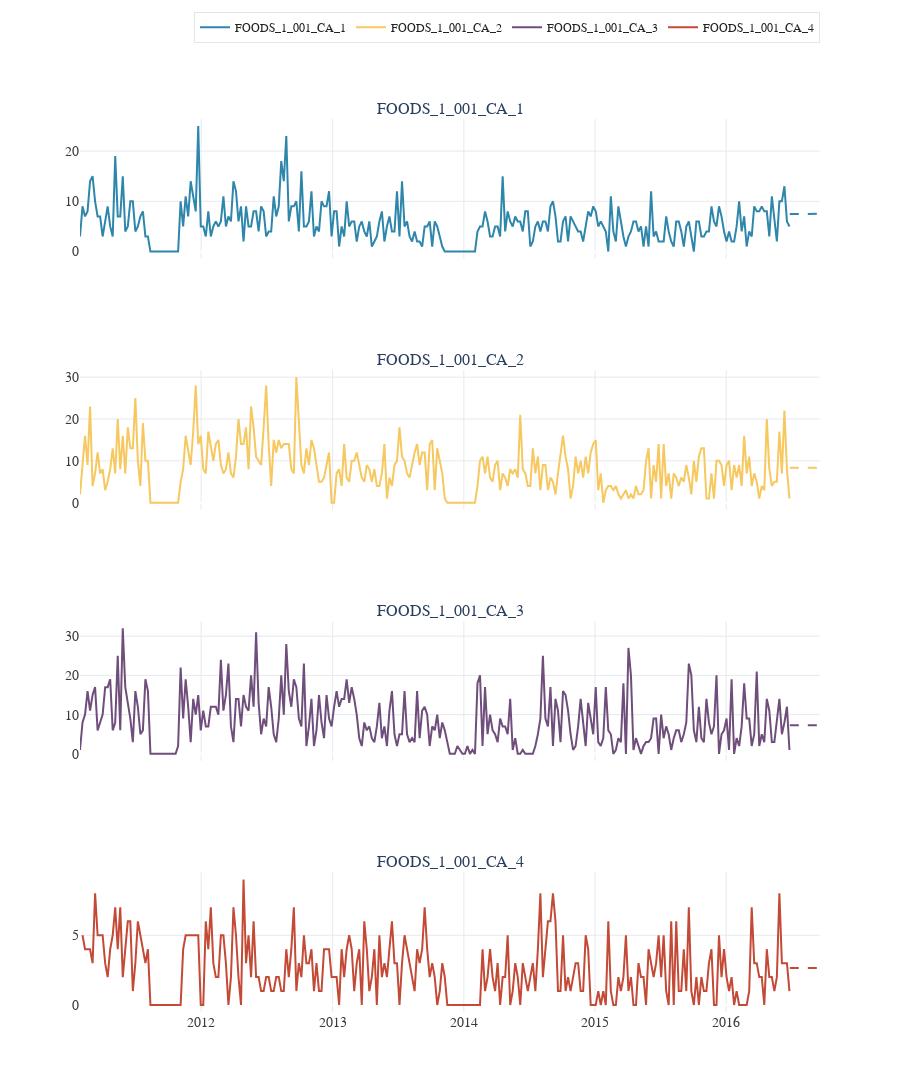

Write notebook code for a chart like this one.
### Code cell
tsf.plot_timeseries(
    df = df,
    id_col='unique_id',
    date_col='ds',
    value_col='y',
    group_col='unique_id',
    freq="W-SAT",
    max_ids=4,
    mode='facet',
    forecast=forecast,
    forecast_value_col="AutoETS",
    wrap=2,

)

### Figure 1 — Plotly figure (JSON) as saved in the notebook; plotly's stock layout.template omitted (floating-point values rounded to 4 significant figures; data arrays with more than 128 entries replaced by an {"elided": "..."} marker saying what was removed)
{"data": [{"line": {"color": "#2E86AB", "width": 2}, "mode": "lines", "name": "FOODS_1_001_CA_1", "type": "scatter", "x": {"elided": "283 str values"}, "xaxis": "x", "y": {"elided": "283 float values"}, "yaxis": "y"}, {"line": {"color": "#2E86AB", "dash": "dash", "width": 2}, "mode": "lines", "showlegend": false, "type": "scatter", "x": ["2016-06-26T00:00:00.000000000", "2016-07-03T00:00:00.000000000", "2016-07-10T00:00:00.000000000", "2016-07-17T00:00:00.000000000", "2016-07-24T00:00:00.000000000", "2016-07-31T00:00:00.000000000", "2016-08-07T00:00:00.000000000", "2016-08-14T00:00:00.000000000", "2016-08-21T00:00:00.000000000", "2016-08-28T00:00:00.000000000", "2016-09-04T00:00:00.000000000", "2016-09-11T00:00:00.000000000", "2016-09-18T00:00:00.000000000"], "xaxis": "x", "y": [7.496, 7.497, 7.497, 7.498, 7.499, 7.499, 7.5, 7.501, 7.501, 7.502, 7.503, 7.503, 7.504], "yaxis": "y"}, {"line": {"color": "#F6C85F", "width": 2}, "mode": "lines", "name": "FOODS_1_001_CA_2", "type": "scatter", "x": {"elided": "283 str values"}, "xaxis": "x2", "y": {"elided": "283 float values"}, "yaxis": "y2"}, {"line": {"color": "#F6C85F", "dash": "dash", "width": 2}, "mode": "lines", "showlegend": false, "type": "scatter", "x": ["2016-06-26T00:00:00.000000000", "2016-07-03T00:00:00.000000000", "2016-07-10T00:00:00.000000000", "2016-07-17T00:00:00.000000000", "2016-07-24T00:00:00.000000000", "2016-07-31T00:00:00.000000000", "2016-08-07T00:00:00.000000000", "2016-08-14T00:00:00.000000000", "2016-08-21T00:00:00.000000000", "2016-08-28T00:00:00.000000000", "2016-09-04T00:00:00.000000000", "2016-09-11T00:00:00.000000000", "2016-09-18T00:00:00.000000000"], "xaxis": "x2", "y": [8.332, 8.332, 8.333, 8.333, 8.334, 8.334, 8.335, 8.335, 8.336, 8.336, 8.337, 8.337, 8.338], "yaxis": "y2"}, {"line": {"color": "#6F4E7C", "width": 2}, "mode": "lines", "name": "FOODS_1_001_CA_3", "type": "scatter", "x": {"elided": "283 str values"}, "xaxis": "x3", "y": {"elided": "283 float values"}, "yaxis": "y3"}, {"line": {"color": "#6F4E7C", "dash": "dash", "width": 2}, "mode": "lines", "showlegend": false, "type": "scatter", "x": ["2016-06-26T00:00:00.000000000", "2016-07-03T00:00:00.000000000", "2016-07-10T00:00:00.000000000", "2016-07-17T00:00:00.000000000", "2016-07-24T00:00:00.000000000", "2016-07-31T00:00:00.000000000", "2016-08-07T00:00:00.000000000", "2016-08-14T00:00:00.000000000", "2016-08-21T00:00:00.000000000", "2016-08-28T00:00:00.000000000", "2016-09-04T00:00:00.000000000", "2016-09-11T00:00:00.000000000", "2016-09-18T00:00:00.000000000"], "xaxis": "x3", "y": [7.293, 7.293, 7.293, 7.293, 7.293, 7.292, 7.292, 7.292, 7.292, 7.292, 7.292, 7.292, 7.292], "yaxis": "y3"}, {"line": {"color": "#C34A36", "width": 2}, "mode": "lines", "name": "FOODS_1_001_CA_4", "type": "scatter", "x": {"elided": "282 str values"}, "xaxis": "x4", "y": {"elided": "282 float values"}, "yaxis": "y4"}, {"line": {"color": "#C34A36", "dash": "dash", "width": 2}, "mode": "lines", "showlegend": false, "type": "scatter", "x": ["2016-06-26T00:00:00.000000000", "2016-07-03T00:00:00.000000000", "2016-07-10T00:00:00.000000000", "2016-07-17T00:00:00.000000000", "2016-07-24T00:00:00.000000000", "2016-07-31T00:00:00.000000000", "2016-08-07T00:00:00.000000000", "2016-08-14T00:00:00.000000000", "2016-08-21T00:00:00.000000000", "2016-08-28T00:00:00.000000000", "2016-09-04T00:00:00.000000000", "2016-09-11T00:00:00.000000000", "2016-09-18T00:00:00.000000000"], "xaxis": "x4", "y": [2.657, 2.657, 2.657, 2.658, 2.658, 2.658, 2.658, 2.658, 2.658, 2.658, 2.658, 2.658, 2.658], "yaxis": "y4"}], "layout": {"annotations": [{"font": {"size": 16}, "showarrow": false, "text": "FOODS_1_001_CA_1", "x": 0.5, "xanchor": "center", "xref": "paper", "y": 1, "yanchor": "bottom", "yref": "paper"}, {"font": {"size": 16}, "showarrow": false, "text": "FOODS_1_001_CA_2", "x": 0.5, "xanchor": "center", "xref": "paper", "y": 0.7188, "yanchor": "bottom", "yref": "paper"}, {"font": {"size": 16}, "showarrow": false, "text": "FOODS_1_001_CA_3", "x": 0.5, "xanchor": "center", "xref": "paper", "y": 0.4375, "yanchor": "bottom", "yref": "paper"}, {"font": {"size": 16}, "showarrow": false, "text": "FOODS_1_001_CA_4", "x": 0.5, "xanchor": "center", "xref": "paper", "y": 0.1562, "yanchor": "bottom", "yref": "paper"}], "font": {"family": "Source Sans Pro", "size": 14}, "height": 1120, "legend": {"bgcolor": "rgba(255,255,255,0.80)", "bordercolor": "rgba(180,180,180,0.35)", "borderwidth": 1, "font": {"color": "#222222", "size": 12}, "orientation": "h", "x": 1, "xanchor": "right", "y": 1.12, "yanchor": "top"}, "paper_bgcolor": "white", "plot_bgcolor": "white", "xaxis": {"anchor": "y", "color": "#3A3A3A", "domain": [0, 1], "gridcolor": "#E7E9EF", "matches": "x4", "showgrid": true, "showticklabels": false, "tickcolor": "#3A3A3A"}, "xaxis2": {"anchor": "y2", "color": "#3A3A3A", "domain": [0, 1], "gridcolor": "#E7E9EF", "matches": "x4", "showgrid": true, "showticklabels": false, "tickcolor": "#3A3A3A"}, "xaxis3": {"anchor": "y3", "color": "#3A3A3A", "domain": [0, 1], "gridcolor": "#E7E9EF", "matches": "x4", "showgrid": true, "showticklabels": false, "tickcolor": "#3A3A3A"}, "xaxis4": {"anchor": "y4", "color": "#3A3A3A", "domain": [0, 1], "gridcolor": "#E7E9EF", "showgrid": true, "tickcolor": "#3A3A3A"}, "yaxis": {"anchor": "x", "color": "#3A3A3A", "domain": [0.8438, 1], "gridcolor": "#E7E9EF", "showgrid": true, "tickcolor": "#3A3A3A"}, "yaxis2": {"anchor": "x2", "color": "#3A3A3A", "domain": [0.5625, 0.7188], "gridcolor": "#E7E9EF", "showgrid": true, "tickcolor": "#3A3A3A"}, "yaxis3": {"anchor": "x3", "color": "#3A3A3A", "domain": [0.2812, 0.4375], "gridcolor": "#E7E9EF", "showgrid": true, "tickcolor": "#3A3A3A"}, "yaxis4": {"anchor": "x4", "color": "#3A3A3A", "domain": [0, 0.1562], "gridcolor": "#E7E9EF", "showgrid": true, "tickcolor": "#3A3A3A"}}}
